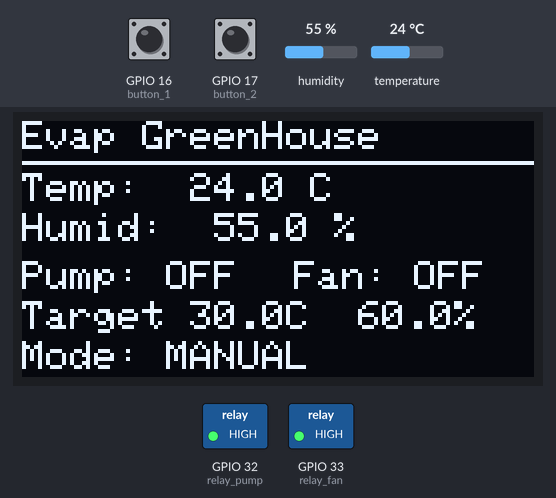
This sketch was run on a simulated ESP32. Shown: 128×64 one-colour display, switched loads named in the sketch (green lamp = pin HIGH). Inputs (shaded band) come from the test bench; at power-on: GPIO 16 (button_1) HIGH, GPIO 17 (button_2) HIGH, humidity 55 %, temperature 24 °C. WiFi joins after 1.5 s; servers stay silent unless stated; no MQTT or app messages arrive unless stated; what the sketch prints to the serial monitor is not drawn.

Above: at 2.8 s.
2.9 s: GPIO 16 (button_1) pulled LOW for 0.15 s
At 3.5 s:
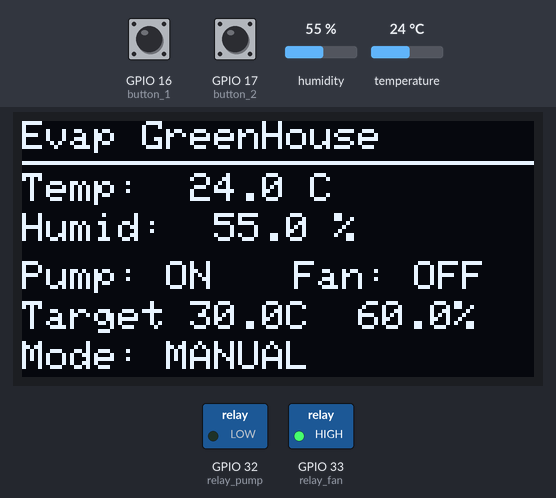
4.5 s: GPIO 17 (button_2) pulled LOW for 0.15 s
At 5.7 s:
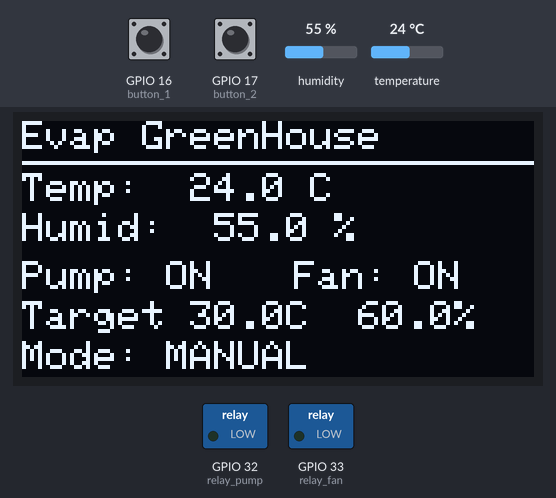
6.1 s: GPIO 16 (button_1) pulled LOW for 1 s
At 7.2 s:
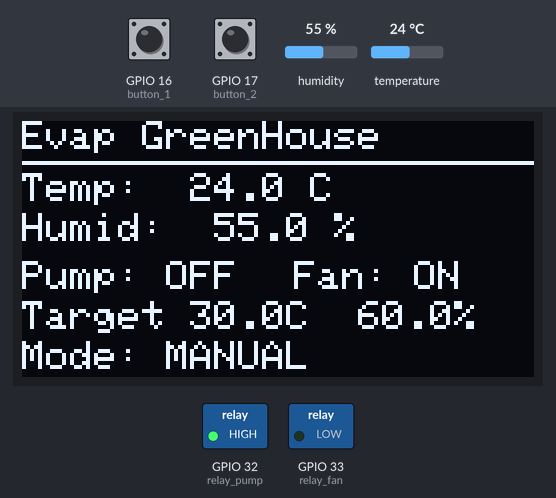
8.6 s: humidity set to 22 %
At 10.3 s:
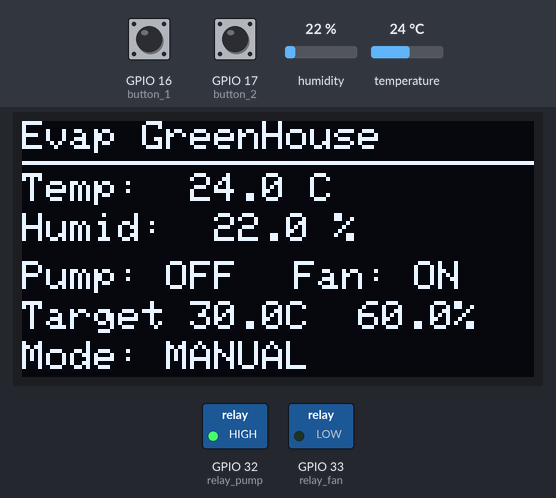
11.5 s: GPIO 17 (button_2) pulled LOW for 1 s
At 12.5 s:
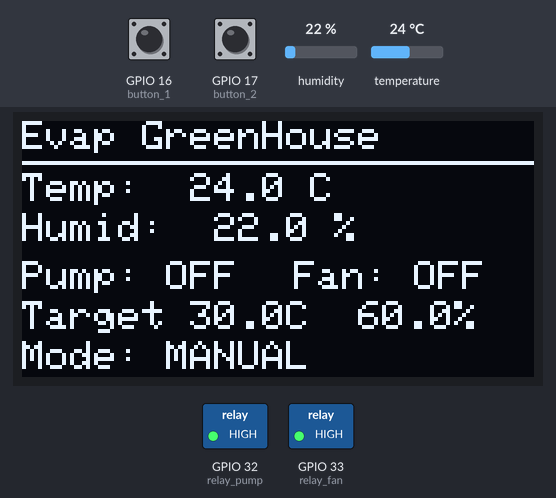
14.0 s: temperature set to 12 °C
At 14.6 s:
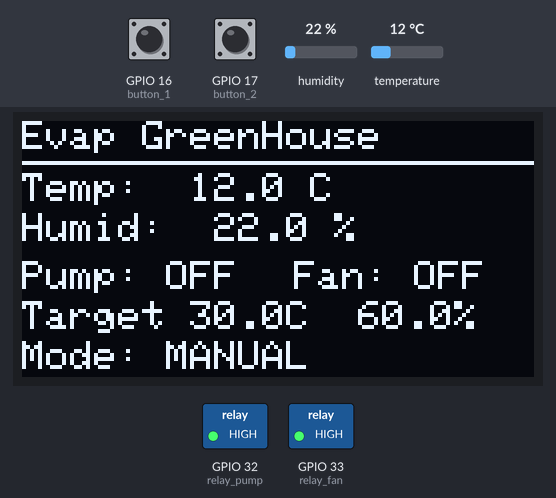
Timing chart, 0 to 16.5 s (numbered marks = the images above; inputs shaded):
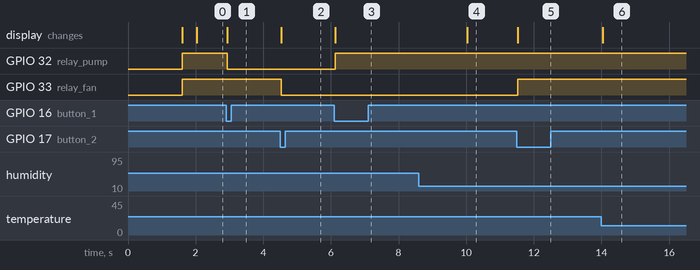

Measured:
- after the input at 2.9 s, GPIO 32 (relay_pump): HIGH → LOW at once; the display: changes at once (image 1)
- after the input at 4.5 s, GPIO 33 (relay_fan): HIGH → LOW at once; the display: first differs from a run without the input at once (image 2)
- after the input at 6.1 s, GPIO 32 (relay_pump): LOW → HIGH at once; the display: changes at once (image 3)
- after the input at 8.6 s, the display: changes after 1.4 s (image 4)
- after the input at 11.5 s, GPIO 33 (relay_fan): LOW → HIGH at once; the display: first differs from a run without the input at once (image 5)
- after the input at 14.0 s, the display: changes at once (image 6)

The sketch:

mini_project.ino
```cpp
#include <WiFi.h>
#include <PubSubClient.h>
#include <DHT.h>
#include <ArduinoJson.h>
#include <Wire.h>
#include <Adafruit_GFX.h>
#include <Adafruit_SSD1306.h>

#define dht_pin 15
#define relay_pump 32
#define relay_fan 33
#define button_1 16
#define button_2 17
#define oled_sda 21
#define oled_scl 22

#define screen_width 128
#define screen_height 64

#define oled_address 0x3c
#define oled_reset -1

Adafruit_SSD1306 display (
  screen_width,
  screen_height,
  &Wire,
  oled_reset
);

DHT dht(dht_pin, DHT22);

const char* ssid = "PUNPAY";
const char* password = "0898456212";

const char* access_token = "fr8PNPxmeTVfcZ3J4xtS";
const char* mqtt_server = "mqtt.thingsboard.cloud";

WiFiClient esp_client;
PubSubClient client(esp_client);

unsigned long last_read = 0;
unsigned long last_publish = 0;

float target_temp = 30;
float target_humid = 60;
bool auto_mode = 0;

int pump_state = 0, fan_state = 0;
int last_fan_state = 0, last_pump_state = 0;
int last_pump_button = 1, last_fan_button = 1;

float temp = NAN;
float humid = NAN;

bool is_target_valid = 0;


void publish_state() {
  JsonDocument doc;
  doc["temperature"] = temp;
  doc["humidity"] = humid;
  doc["pumpState"] = pump_state;
  doc["fanState"] = fan_state;

  char buffer[200];
  serializeJson(doc, buffer);
  Serial.println(buffer);
  client.publish("v1/devices/me/telemetry", buffer);
}


void draw_screen() {

  display.clearDisplay();

  display.setTextColor(SSD1306_WHITE);
  display.setTextSize(1);
  display.setTextWrap(false);

  // Header
  display.setCursor(0, 0);
  display.print("Evap GreenHouse");
  display.drawLine(0, 10, 127, 10, SSD1306_WHITE);

  // Sensor
  display.setCursor(0, 13);
  if (isnan(temp)) {
    display.print("Temp: --.- C");
  } else {
    display.printf("Temp: %5.1f C", temp);
  }

  display.setCursor(0, 23);
  if (isnan(humid)) {
    display.print("Humid: --.- %");
  } else {
    display.printf("Humid: %5.1f %%", humid);
  }

  // Relay status
  display.setCursor(0, 35);
  display.printf("Pump: %s", pump_state ? "ON" : "OFF");

  display.setCursor(68, 35);
  display.printf("Fan: %s", fan_state ? "ON" : "OFF");

  // Target
  display.setCursor(0, 45);
  display.printf("Target %0.1fC  %0.1f%%", target_temp, target_humid);

  // Mode
  display.setCursor(0, 55);
  display.printf("Mode: %s", auto_mode ? "AUTO" : "MANUAL");

  display.display();
}

void callback(char* topic, byte* payload, unsigned int length) {
  Serial.println(topic);
  Serial.write(payload, length);
  Serial.println(" ");

  JsonDocument doc;
  if (deserializeJson(doc, payload, length)) {
    return;
  }

  String t = topic;
  if (t == "v1/devices/me/attributes") {
    if (!doc["TargetTemperature"].isNull()) {
      target_temp = doc["TargetTemperature"];
    }

    if (!doc["TargetHumidity"].isNull()) {
      target_humid = doc["TargetHumidity"];
    }

    if (!doc["AutoMode"].isNull()) {
      auto_mode = doc["AutoMode"];
    }

    is_target_valid = 1;
  }

  else if (t.startsWith("v1/devices/me/attributes/response/1")) {
    char buffer[200];
    serializeJson(doc, buffer);
    Serial.println(buffer);

    if (!doc["shared"].isNull()) {
      if (!doc["shared"]["TargetTemperature"].isNull()) {
        target_temp = doc["shared"]["TargetTemperature"];
      }
      if (!doc["shared"]["TargetHumidity"].isNull()) {
        target_humid = doc["shared"]["TargetHumidity"];
      }
      if (!doc["shared"]["AutoMode"].isNull()) {
        auto_mode = doc["shared"]["AutoMode"];
      }
      draw_screen();
    }

  }

  else if (t.startsWith("v1/devices/me/rpc/request/")) {
    String method = doc["method"].as<String>();
    String id = t.substring(26);
    String resp_topic = "v1/devices/me/rpc/response/" + id;

    // Serial.println(method);
    // Serial.println(id);
    // Serial.println(resp_topic);
    if (method == "setFan" || method == "getFan") {
      if (!auto_mode) {
        fan_state = doc["params"];
        client.publish(resp_topic.c_str(), fan_state == 0 ? "false" : "true");
      }
    }
    else if (method == "setPump" || method == "getPump") {
      if (!auto_mode) {
        pump_state = doc["params"];
        client.publish(resp_topic.c_str(), pump_state == 0 ? "false" : "true");
      }
    }
  }
}


void setup() {
  // put your setup code here, to run once:
  Serial.begin(115200);
  WiFi.begin(ssid, password);
  dht.begin();
  Wire.begin(oled_sda, oled_scl);

  if (!display.begin(SSD1306_SWITCHCAPVCC, oled_address)) {
    Serial.println("OLED initialization failed!");
    while (true) delay(100);
  }

  pinMode(relay_fan, OUTPUT);
  pinMode(relay_pump, OUTPUT);
  pinMode(button_1, INPUT_PULLUP);
  pinMode(button_2, INPUT_PULLUP);

  while (WiFi.status() != WL_CONNECTED) {
    delay(500);
    Serial.print(".");
  }

  Serial.println("Wifi connected!");

  client.setServer(mqtt_server, 1883);
  client.setCallback(callback);

  if (client.connect("ESP32", access_token, "")) {
    Serial.println("connected to broker");

    JsonDocument doc;
    doc["firmware_version"] = "1.0.0";
    doc["model"] = "Evap_Greenhouse_Controller";
    doc["ip_address"] = WiFi.localIP().toString();

    char buffer[200];
    serializeJson(doc, buffer);
    client.publish("v1/devices/me/attributes", buffer);
    client.subscribe("v1/devices/me/attributes");
    client.subscribe("v1/devices/me/attributes/response/+");
    client.subscribe("v1/devices/me/rpc/request/+");

    JsonDocument doc2;
    doc2["sharedKeys"] = "TargetTemperature,TargetHumidity,AutoMode";
    char buffer2[200];
    serializeJson(doc2, buffer2);
    client.publish("v1/devices/me/attributes/request/1", buffer2);

  }
  else {
    Serial.println("failed");
  }

  draw_screen();
}


void loop() {
  // put your main code here, to run repeatedly:
  if (millis() - last_read >= 2000) {
    last_read = millis();

    temp = dht.readTemperature();
    humid = dht.readHumidity();

    if (auto_mode) {
      if (is_target_valid) {
        if (temp > target_temp) {
          fan_state = 1;

          if (humid < target_humid) {
            pump_state = 1;
          }
          else {
            pump_state = 0;
          }
        }

      else {
        fan_state = 0;
        pump_state = 0;
      }
    }
  }
  draw_screen();
}
  if (!auto_mode) {
    int pump_button = digitalRead(button_1);
    int fan_button = digitalRead(button_2);

    if (pump_button == 0 && last_pump_button == 1) {
      pump_state = !pump_state;
    }
    if (fan_button == 0 && last_fan_button == 1) {
      fan_state = !fan_state;
    }

    last_pump_button = pump_button;
    last_fan_button = fan_button;

    if (millis() - last_publish >= 5000) {
      last_publish = millis();
      publish_state();
    }
  }

  if (last_fan_state != fan_state || last_pump_state != pump_state) {
    publish_state();
    draw_screen();
  }

  last_fan_state = fan_state;
  last_pump_state = pump_state;

  digitalWrite(relay_fan, !fan_state);
  digitalWrite(relay_pump, !pump_state);

  client.loop();
}
```
